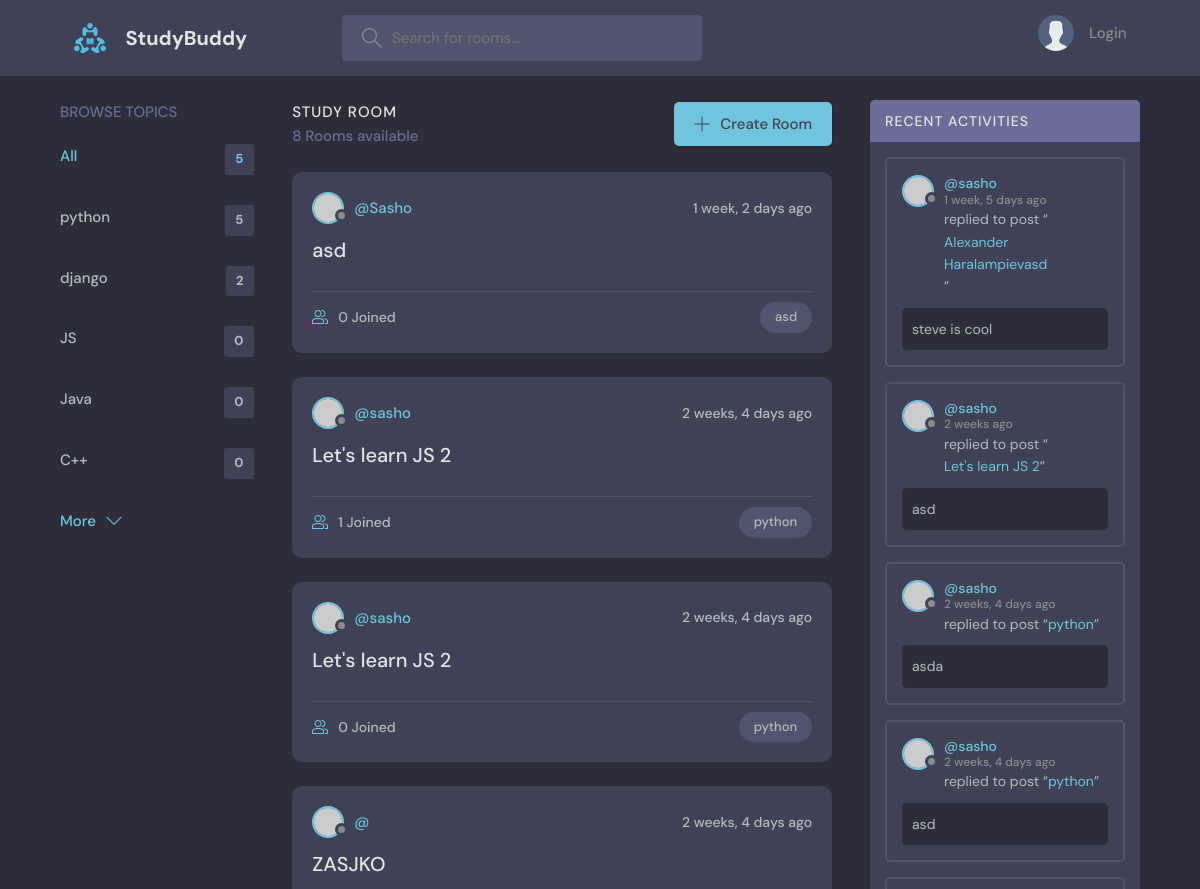
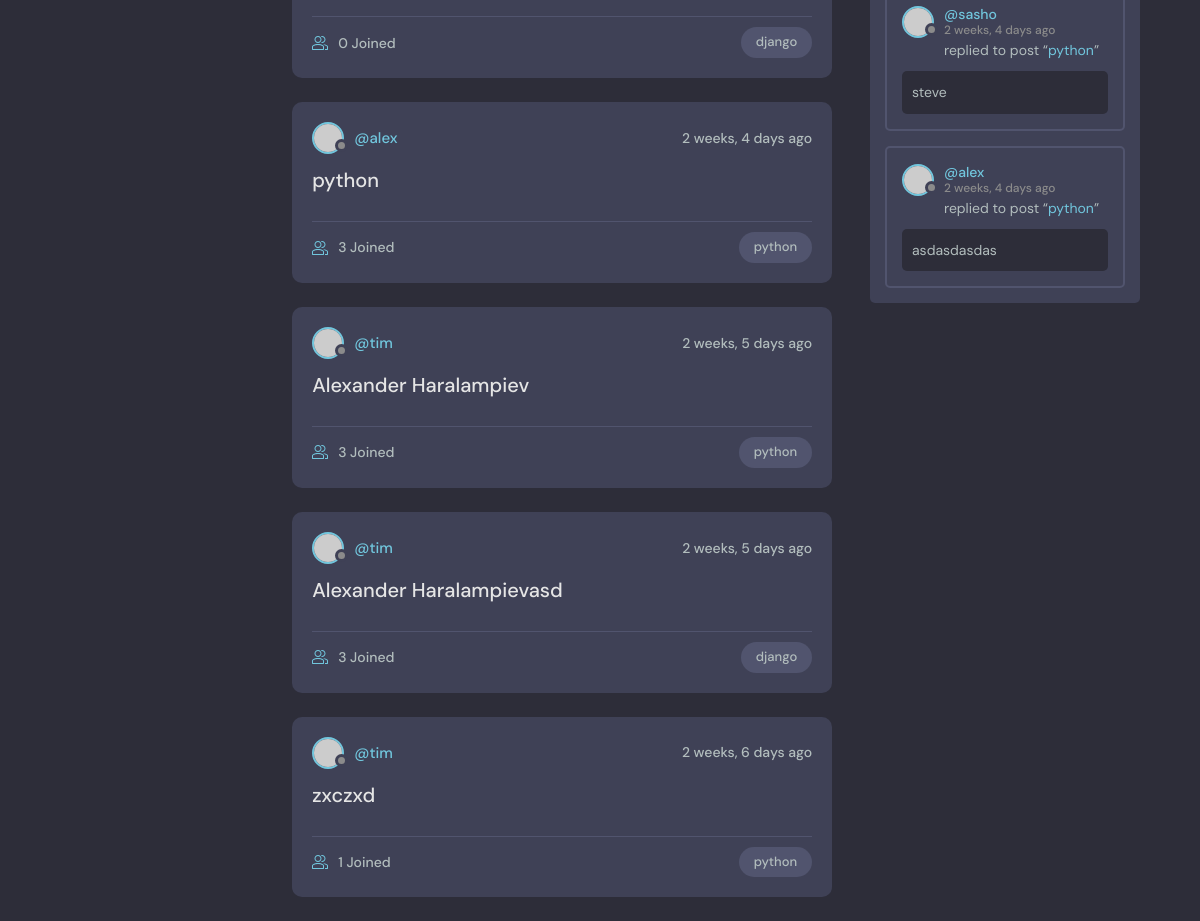
The page / on the database its author committed (2 pictures, top to bottom).
### base/models.py (models this page shows, shortened)
class Topic(models.Model):
    name = models.CharField(max_length=200)

class Room(models.Model):
    host = models.ForeignKey(User, on_delete=models.SET_NULL,null=True)
    topic = models.ForeignKey(Topic, on_delete=models.SET_NULL, null = True)
    name = models.CharField(max_length=200,)
    description= models.TextField(null=True, blank=True)
    participants = models.ManyToManyField(User, related_name='participants' ,blank=True)
    updated = models.DateTimeField(auto_now=True)
    created= models.DateTimeField(auto_now_add=True)
    class Meta:
        ordering = ['-updated','-created']
    def __str__(self) -> str:
        return str(self.name)

class Message(models.Model):
    user = models.ForeignKey(User, on_delete=models.CASCADE)
    room = models.ForeignKey(Room, on_delete=models.CASCADE)
    body = models.TextField()
    updated = models.DateTimeField(auto_now=True)
    created= models.DateTimeField(auto_now_add=True)
    class Meta:
        ordering = ['-updated','-created']

### base/views.py (the view)
# urls.py: path('',views.home, name='home'),
def home(request):
    q = request.GET.get('q') if request.GET.get('q') != None else ''
    rooms = Room.objects.filter(
        Q(topic__name__icontains=q) |
        Q(name__icontains=q) |
        Q(description__icontains=q)
    )
    topics = Topic.objects.all()[0:5]
    room_count = rooms.count()
    room_messages = Message.objects.filter(Q(room__topic__name__icontains=q))
    context = {'rooms': rooms, 'topics': topics,
               'room_count': room_count, 'room_messages': room_messages}
    return render(request, 'base/home.html', context)

### base/templates/base/home.html (shortened to what this page needs)
{% extends 'main.html' %}
{% block content %}
     <main class="layout layout--3">
      <div class="container">
        {% include 'base/topics_component.html' %}
        <div class="roomList">
          <div class="roomList__header">
            <div>
              <h2>Study Room</h2>
              <p>{{room_count}} Rooms available</p>
            </div>
            <a class="btn btn--main" href="{% url 'create-room'%}">
              <svg version="1.1" xmlns="http://www.w3.org/2000/svg" width="32" height="32" viewBox="0 0 32 32">
                <title>add</title>
                <path
                  d="M16.943 0.943h-1.885v14.115h-14.115v1.885h14.115v14.115h1.885v-14.115h14.115v-1.885h-14.115v-14.115z"
                ></path>
              </svg>
              Create Room
            </a>
          </div>
            {% include 'base/feed_component.html' %}
        </div>
        {% include 'base/activity_component.html' %}
      </div>
    </main>
{% endblock %}

### base/templates/base/topics_component.html
<div class="topics">
    <div class="topics__header">
      <h2>Browse Topics</h2>
    </div>
    <ul class="topics__list">
      <li>
        <a href="{%   url  'home'  %}" class="active">All <span>{{topics.count}}</span></a>
      </li>
      {% for topic in topics %}
      <li>
        <a href="{% url 'home' %}?q={{topic.name}}">{{topic.name}} <span>{{topic.room_set.all.count}}</span></a>
      </li>
      {% endfor %}
    </ul>
    <a class="btn btn--link" href="{% url 'topics' %}">
      More
      <svg version="1.1" xmlns="http://www.w3.org/2000/svg" width="32" height="32" viewBox="0 0 32 32">
        <title>chevron-down</title>
        <path d="M16 21l-13-13h-3l16 16 16-16h-3l-13 13z"></path>
      </svg>
    </a>
  </div>

### base/templates/base/feed_component.html (shortened to what this page needs)
{% for room in rooms%}
<div class="roomListRoom">
    <div class="roomListRoom__header">
      <a href="{% url  'user-profile' room.host%}" class="roomListRoom__author">
        <div class="avatar avatar--small">
          <img src="https://randomuser.me/api/portraits/women/11.jpg" />
        </div>
        <span>@{{room.host.username}}</span>
      </a>
      <div class="roomListRoom__actions">
        <span>{{room.created |timesince}} ago</span>
      </div>
    </div>
    <div class="roomListRoom__content">
      <a href="{% url 'room' room.id %}">{{room.name}}</a>
    </div>
    <div class="roomListRoom__meta">
      <a href="{% url 'room' room.id %}" class="roomListRoom__joined">
        {{room.participants.all.count}} Joined
      </a>
      <p class="roomListRoom__topic">{{room.topic.name}}</p>
    </div>
  </div>
{% endfor %}

### base/templates/base/activity_component.html (shortened to what this page needs)
<div class="activities">
    <div class="activities__header">
        <h2>Recent Activities</h2>
    </div>
    {% for message in room_messages %}
    <div class="activities__box">
        <div class="activities__boxHeader roomListRoom__header">
            <a href="{% url 'user-profile' message.user.id %}" class="roomListRoom__author">
                <div class="avatar avatar--small">
                    <img src="https://randomuser.me/api/portraits/women/11.jpg" />
                </div>
                <p>
                    @{{message.user}}
                    <span>{{message.created|timesince}} ago</span>
                </p>
            </a>
        </div>
        <div class="activities__boxContent">
            <p>replied to post “<a href="{% url 'room' message.room.id %}">{{message.room}}</a>”</p>
            <div class="activities__boxRoomContent">
                {{message.body}}
            </div>
        </div>
    </div>
    {% endfor %}
</div>

### rows shown on the page
Topic: name "python", room_set.all.count "5"
Topic: name "django", room_set.all.count "2"
Topic: name "JS", room_set.all.count "0"
Topic: name "Java", room_set.all.count "0"
Topic: name "C++", room_set.all.count "0"
Room: host.username "Sasho", created "1 week, 2 days", name "asd", participants.all.count "0", topic.name "asd"
Room: host.username "sasho", created "2 weeks, 4 days", name "Let's learn JS 2", participants.all.count "1", topic.name "python"
Room: host.username "sasho", created "2 weeks, 4 days", name "Let's learn JS 2", participants.all.count "0", topic.name "python"
Room: created "2 weeks, 4 days", name "ZASJKO", participants.all.count "0", topic.name "django"
Room: host.username "alex", created "2 weeks, 4 days", name "python", participants.all.count "3", topic.name "python"
Room: host.username "tim", created "2 weeks, 5 days", name "Alexander Haralampiev", participants.all.count "3", topic.name "python"
Room: host.username "tim", created "2 weeks, 5 days", name "Alexander Haralampievasd", participants.all.count "3", topic.name "django"
Room: host.username "tim", created "2 weeks, 6 days", name "zxczxd", participants.all.count "1", topic.name "python"
Message: user "sasho", created "1 week, 5 days", room "Alexander Haralampievasd", body "steve is cool"
Message: user "sasho", created "2 weeks", room "Let's learn JS 2", body "asd"
Message: user "sasho", created "2 weeks, 4 days", room "python", body "asda"
Message: user "sasho", created "2 weeks, 4 days", room "python", body "asd"
Message: user "sasho", created "2 weeks, 4 days", room "python", body "steve"
Message: user "alex", created "2 weeks, 4 days", room "python", body "asdasdasdas"

### other values the page prints
{{ topics.count }} "5"
{{ room_count }} "8"
